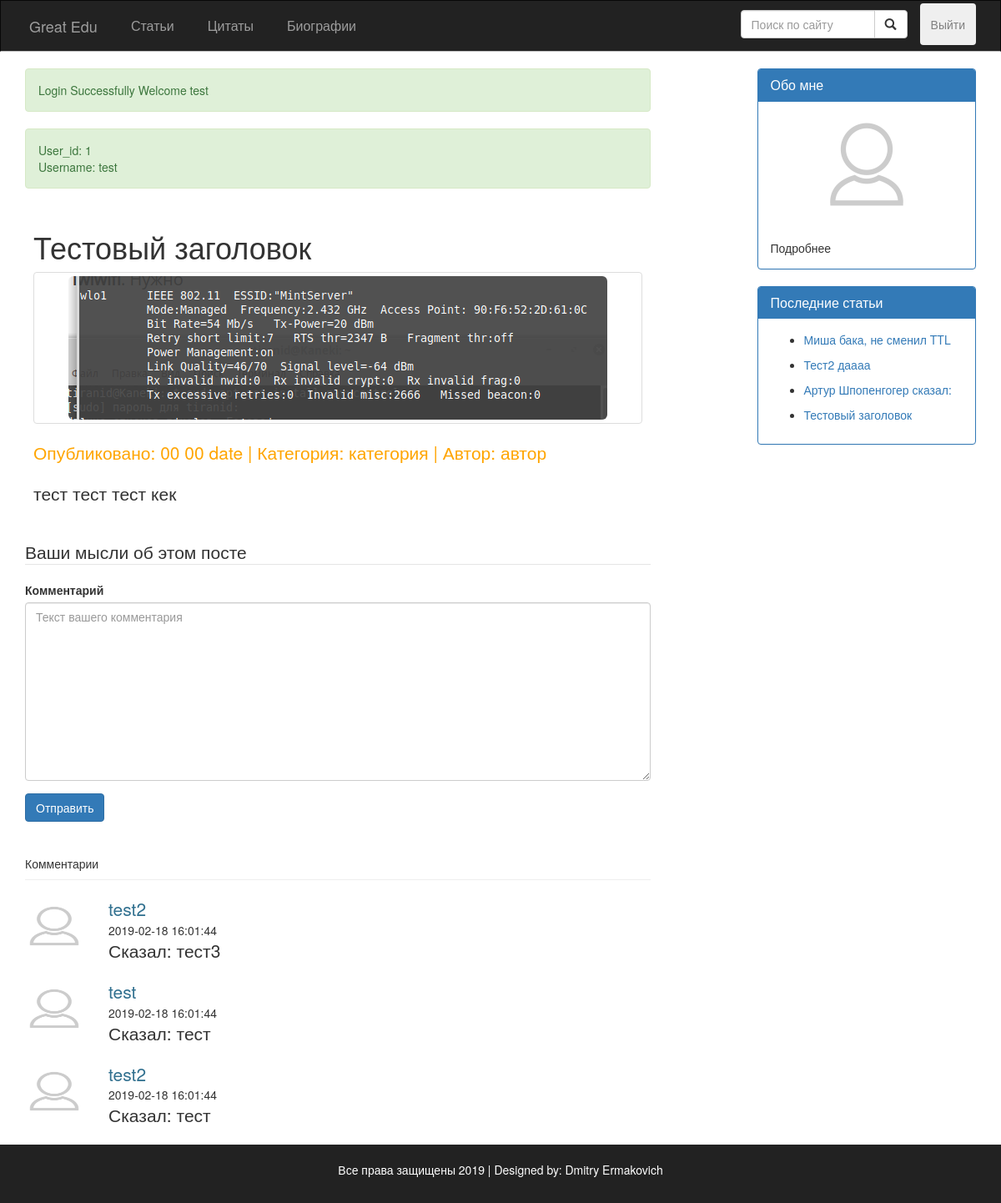
/src/public_routes/Post.php?id=1 (signed in), run on an earlier commit of the app's database.
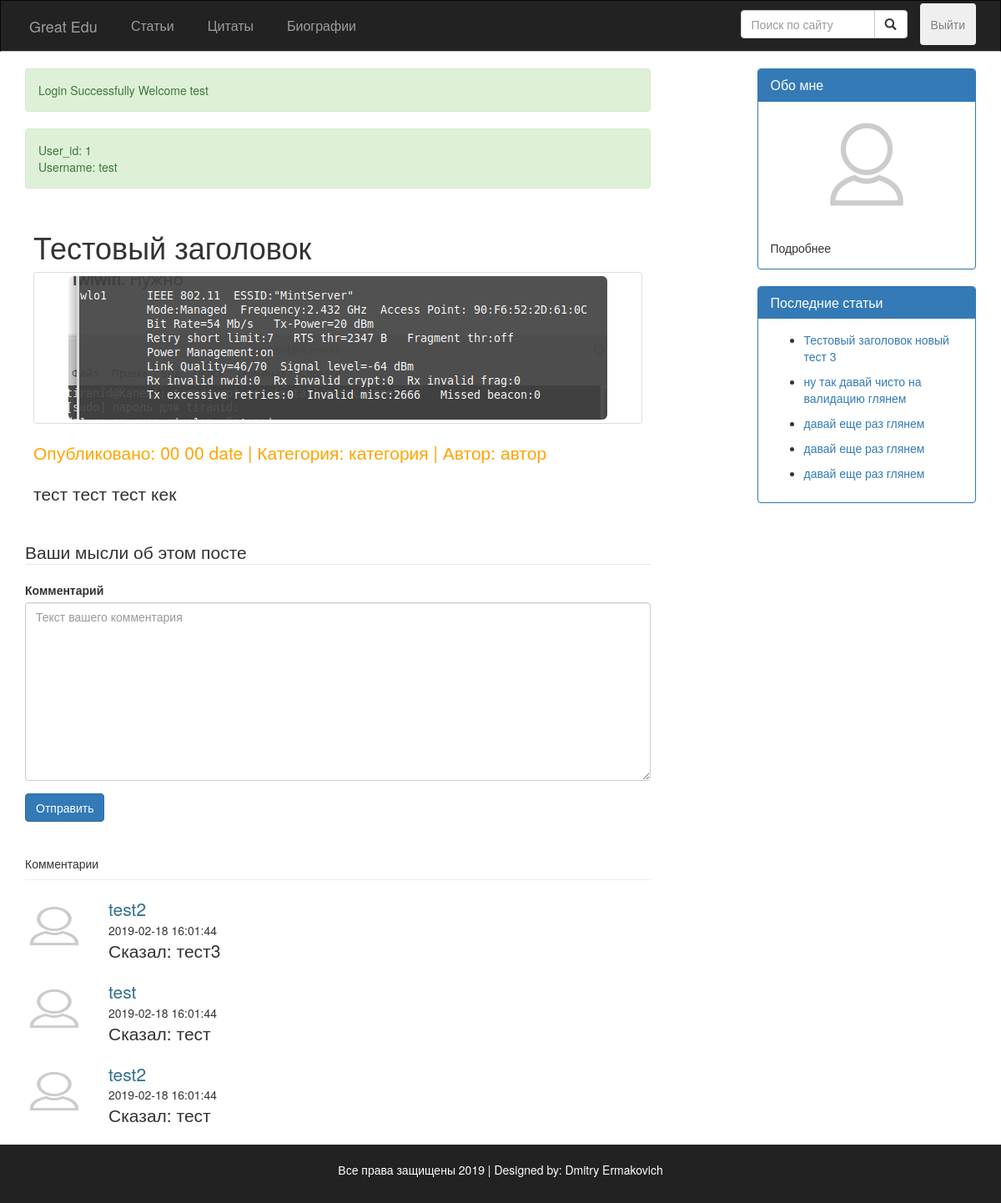
And on a later commit of the database.
### src/Include/dbFunctions.php (called while the page is built, shortened)
<?php
require_once 'DatabaseLoad.php';
function doSQLQuery($query)
{
  global $con2;
  try {
    $exec = mysqli_query($con2, $query) or die(mysqli_error($con2));
    if ($exec) {
      return $exec;
    }
  } catch (Exception $e) {
    echo $e->getMessage();
  }
  return false;
}
function execQueryToArray($query)
{
  global $con2;
  $exec = doSQLQuery($query) or die(mysqli_error($con2));
  if ($exec) {
    $arr = [];
    if (mysqli_num_rows($exec) > 0) {
      while ($post = mysqli_fetch_assoc($exec)) {
        array_push($arr, $post);
      }
    }
    return $arr;
  }
  return null;
}
function getUserById($id)
{
  $query = "SELECT * FROM Пользователи WHERE id = $id";
  $resultArray = execQueryToArray($query);
  $author = $resultArray[0];
  return $author;
}

### src/Include/commonFuncs.php (called while the page is built, shortened)
<?php
function LoadTextFromContentFile($file)
{
  $post_content = '';
  if (is_null($file)) {
    $post_content = 'error load';
  } else {
    $post_content = file_get_contents('Upload/contents/' . $file);
  }
  return $post_content;
}

### src/utils/post_c.php (the view, shortened to what this page needs)
<?php
function fillPostData()
{
  global $_GET, $post_title, $post_image,
    $post_category, $post_date, $post_author;
  if (isset($_GET['id'])) {
    $query = "SELECT * FROM Статьи WHERE id = '$_GET[id]'";
    $exec = doSQLQuery($query);
    $post_from_db = null;
    if (mysqli_num_rows($exec) > 0) {
      while ($post = mysqli_fetch_assoc($exec)) {
        $post_date = '00 00 date';
        $post_title = $post['заголовок'];
        $post_category = 'категория';
        $post_author = 'автор';
        $post_image = $post['изображение'];
        $post_from_db = $post['файл_контент'];
      }
      $post_content = LoadTextFromContentFile($post_from_db);
      ?>
      <div class="post">
        <div class="post-title">
          <h1><?php echo htmlentities($post_title); ?></h1>
        </div>
        <div class="thumbnail">
          <img class="img-responsive img-rounded" style="max-height: 500px;" src="../Upload/Image/<?php echo $post_image; ?>">
        </div>
        <div class="post-info">
          <p class="lead">
            Опубликовано: <?php echo htmlentities($post_date); ?> | Категория: <?php echo htmlentities($post_category); ?> |
            Автор: <?php echo $post_author; ?>
          </p>
        </div>
        <div class="post-content">
          <p class="lead"><?php echo nl2br($post_content); ?></p>
        </div>
      </div>
<?php
    }
  } else {
    Redirect_To('Blog.php');
  }
}
function fillPostComments()
{
  $sql = "SELECT * FROM Комментарии WHERE статья = '$_GET[id]'";
  $exec = doSQLQuery($sql);
  if (mysqli_num_rows($exec) > 0) {
    while ($comments = mysqli_fetch_assoc($exec)) {
      $author_id = $comments['автор'];
      $auth = getUserById($author_id);
      $c_author = 'нераспознанный комментатор';
      if ($auth) {
        $c_author = $auth['никнейм'];
      }
      $c_dateTime = $comments['дата_публикации'];
      $c_comment = $comments['сообщение'];
      ?>
      <div class="comment-block" style="margin-bottom: 20px; ">
        <div class="row">
          <div class="col-sm-2" style="height: 70px;width: 100px; padding:0; margin:0;">
            <img src="../js-scripts/Assets/Images/user-default.png" height="70px" width="100px">
          </div>
          <div class="col-sm-10">
            <div><span class="lead text-info"><?php echo $c_author; ?></span></div>
            <div><span><?php echo $c_dateTime; ?></span></div>
            <div><span class="lead"> Сказал: <?php echo $c_comment; ?></span></div>
          </div>
        </div>
      </div>
<?php
}
  } else {
    echo "Комментариев к статье нет";
  }
}
function fillPostsReferences()
{
  $sql = "SELECT * FROM Статьи ORDER BY дата_публикации DESC LIMIT 5 ";
  $exec = doSQLQuery($sql);
  while ($recentPost = mysqli_fetch_assoc($exec)) {
    $postID = $recentPost['id'];
    ?>
    <nav>
      <ul>
        <li><a href="Post.php?id=<?php echo $postID; ?>">
            <?php echo $recentPost['заголовок'] ?>
          </a></li>
      </ul>
    </nav>
  <?php
  }
}
?>

What changed in the data, as far as the page shows it:
no longer on one of the page's lists (row unchanged): статьи: заголовок "Тестовый заголовок"
no longer on this page (row edited): статьи: заголовок "Миша бака, не сменил TTL"
no longer on this page (row unchanged): статьи: заголовок "Тест2 даааа"
no longer on this page (row edited): статьи: заголовок "Артур Шпопенгогер сказал:"
added статьи: заголовок "Тестовый заголовок новый тест 3"
added статьи: заголовок "ну так давай чисто на валидацию глянем"
added статьи: заголовок "давай еще раз глянем"
added статьи: заголовок "давай еще раз глянем"
added статьи: заголовок "давай еще раз глянем"
